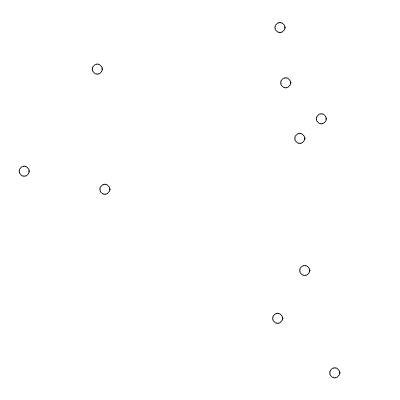
Frame 1 (no input)
Frame 60 (no input): identical to frame 1, image omitted
Frame 120 (the mouse pressed at the canvas centre since frame 60): identical to frame 1, image omitted

The p5.js sketch that drew this single still picture (run headless with seeded random() and noise() and a simulated clock; from frame 60 on, the mouse is pressed at the canvas centre):

// p5.js sketch
// ── sketch.js
let antal = 10;
let j = 0;
function setup() {
  createCanvas(400, 400);
  while (j < antal) {
    for (let i = 0; i < 1; i++) {
      circle(random(0, width), random(0, height), i + 1 * 10);
    }
    j++;
  }
}

function draw() {}
